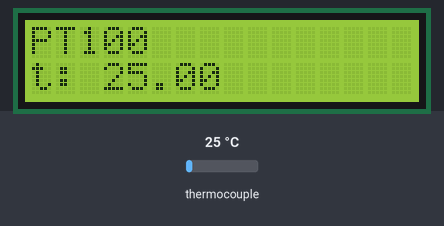
The sketch below on a simulated Arduino Uno, built with avr-gcc and run on an emulated ATmega328P. Parts: 16×2 character LCD. The test bench sets the inputs (shaded band); at power-on: thermocouple 25 °C.

Above: at 1.2 s.
1.3 s: thermocouple set to 6 °C
At 2.6 s:
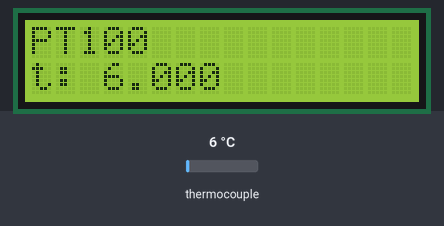
3.5 s: thermocouple set to 75 °C
At 4.7 s:
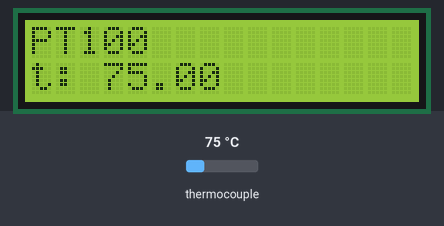
5.6 s: thermocouple set to 150 °C
At 6.9 s:
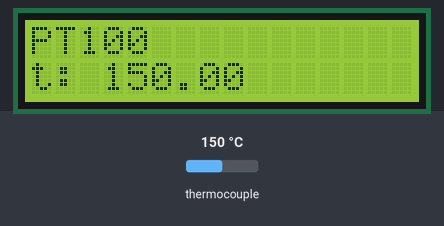
Timing chart, 0 to 8.6 s (numbered marks = the images above; inputs shaded):
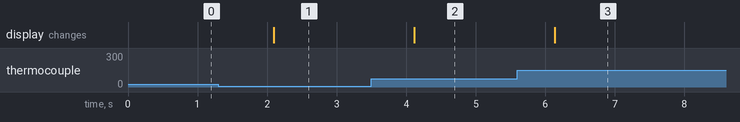

The sketch:

pt100-lcd.ino
```cpp
/**
 * https://learn.adafruit.com/adafruit-max31865-rtd-pt100-amplifier?view=all
 */
#include <Adafruit_MAX31865.h>
Adafruit_MAX31865 thermo = Adafruit_MAX31865(10);
#define RREF      430.0
#define RNOMINAL  100.0

//libreria: per lcd
//https://github.com/zmaker/arduino_cookbook/raw/master/219-LCD-AZDelivery/NewLiquidCrystal_1.5.1.zip
#include <Wire.h>
#include <LiquidCrystal_I2C.h>

#define I2C_ADDR 0x27
#define BACKLIGHT_PIN 3
#define En_pin 2
#define Rw_pin 1
#define Rs_pin 0
#define D4_pin 4
#define D5_pin 5
#define D6_pin 6
#define D7_pin 7

LiquidCrystal_I2C lcd(I2C_ADDR,En_pin,Rw_pin,Rs_pin,D4_pin,D5_pin,D6_pin,D7_pin);

void setup() {
  thermo.begin(MAX31865_2WIRE);  // set to 3WIRE or 4WIRE as necessary

  lcd.begin(16,2);
  lcd.setBacklightPin(BACKLIGHT_PIN,POSITIVE);
  lcd.setBacklight(HIGH);

  lcd.home();
  lcd.print("PT100");
}

void loop() {
  float temp = thermo.temperature(RNOMINAL, RREF);

  lcd.setCursor(0,1);
  lcd.print("t: ");
  lcd.print(temp);
  delay(1000);
}
```

Measured:
- after the input at 1.3 s, the display: changes after 0.80 s (image 1)
- after the input at 3.5 s, the display: changes after 0.62 s (image 2)
- after the input at 5.6 s, the display: changes after 0.53 s (image 3)
